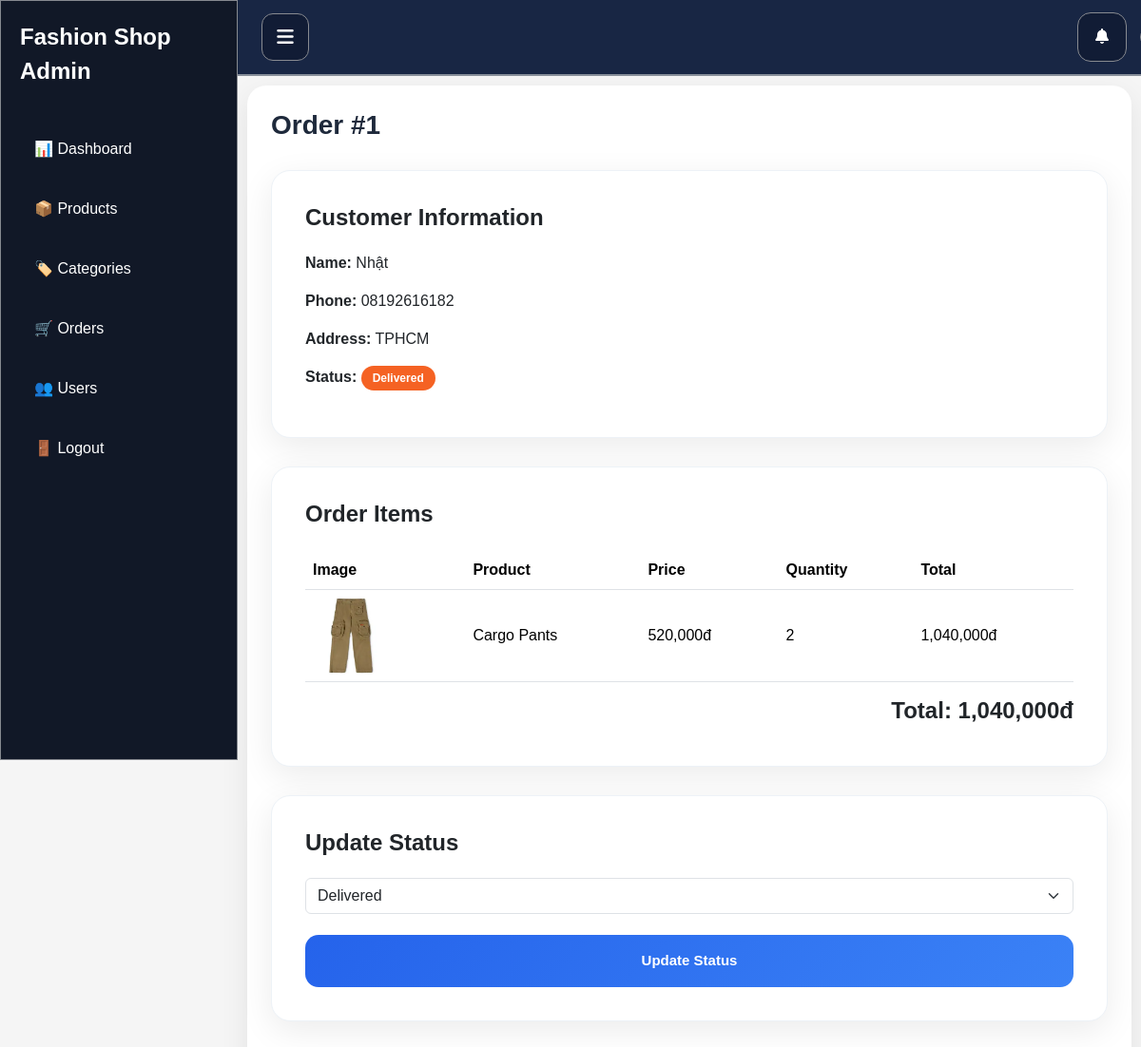
Page /admin/orders/detail.php?id=1 on the committed database.
### tables this page shows
CREATE TABLE `orders` (
  `id` int(11) NOT NULL,
  `user_id` int(11) NOT NULL,
  `customer_name` varchar(100) NOT NULL,
  `customer_phone` varchar(20) NOT NULL,
  `customer_email` varchar(100) DEFAULT NULL,
  `shipping_address` text NOT NULL,
  `city` varchar(50) DEFAULT NULL,
  `district` varchar(50) DEFAULT NULL,
  `note` text DEFAULT NULL,
  `payment_method` varchar(30) NOT NULL DEFAULT 'cod',
  `subtotal` decimal(12,0) NOT NULL,
  `shipping_fee` decimal(12,0) NOT NULL DEFAULT 0,
  `total` decimal(12,0) NOT NULL,
  `status` varchar(20) NOT NULL DEFAULT 'pending',
  `created_at` timestamp NOT NULL DEFAULT current_timestamp()
);

CREATE TABLE `order_items` (
  `id` int(11) NOT NULL,
  `order_id` int(11) NOT NULL,
  `product_id` int(11) NOT NULL,
  `product_name` varchar(200) NOT NULL,
  `product_image` varchar(255) DEFAULT NULL,
  `quantity` int(11) NOT NULL DEFAULT 1,
  `price` decimal(12,0) NOT NULL
);

CREATE TABLE `products` (
  `id` int(11) NOT NULL,
  `category_id` int(11) NOT NULL,
  `name` varchar(255) NOT NULL,
  `price` decimal(10,2) NOT NULL,
  `image` varchar(255) DEFAULT NULL,
  `description` text DEFAULT NULL,
  `stock` int(11) DEFAULT 0,
  `created_at` timestamp NOT NULL DEFAULT current_timestamp(),
  `sold` int(11) DEFAULT 0,
  `discount_percent` int(3) DEFAULT 0,
  `badge` varchar(20) DEFAULT NULL,
  `rating` decimal(2,1) DEFAULT 0.0,
  `review_count` int(11) DEFAULT 0
);

### admin/orders/detail.php (the view, shortened to what this page needs)
<?php
include("../../config/config.php");
$order_id = $_GET['id'];
$order_sql = "
    SELECT *
    FROM orders
    WHERE id = $order_id
";
$order_result = mysqli_query($conn, $order_sql);
$order = mysqli_fetch_assoc($order_result);
$items_sql = "
SELECT
    order_items.*,
    products.name,
    products.image
FROM order_items
LEFT JOIN products
ON order_items.product_id = products.id
WHERE order_items.order_id = $order_id
";
$items = mysqli_query($conn, $items_sql);
?>
<!DOCTYPE html>
<html>
<head>
    <link
    href="https://cdn.jsdelivr.net/npm/bootstrap@5.3.3/dist/css/bootstrap.min.css"
    rel="stylesheet">
    <link
    rel="stylesheet"
    href="../assets/css/admin.css">
</head>
<body>
<div class="admin-layout">
    <?php include("../includes/sidebar.php"); ?>
    <div class="main-content">
        <?php include("../includes/header.php"); ?>
        <div class="table-card">
            <h2 class="mb-4" style="font-size: 28px; font-weight: 700; color: #1e293b; margin-bottom: 30px; position: relative;">
                Order #<?= $order['id'] ?>
            </h2>
            <div class="table-border">
                <h4 class="mb-3" style="font-weight: bold;">
                    Customer Information
                </h4>
                <p>
                    <strong>Name:</strong>
                    <?= $order['customer_name'] ?>
                </p>
                <p>
                    <strong>Phone:</strong>
                    <?= $order['customer_phone'] ?>
                </p>
                <p>
                    <strong>Address:</strong>
                    <?= $order['shipping_address'] ?>
                </p>
                <p>
                    <strong>Status:</strong>
                    <span class="status-badge" style="background: <?= $order['status'] == 'Delivered' ? '#f56223'
                    : ($order['status'] == 'Confirmed' ? '#f33d7c'
                    : ($order['status'] == 'Shipping' ? '#1bce51'
                    : ($order['status'] == 'Cancelled' ? '#3c7de6' : '#ecbf0e'))) ?>;">
                        <?= $order['status'] ?>
                    </span>
                </p>
            </div>
            <div class="table-border mt-4">
                <h4 class="mb-4" style="font-weight: bold;">
                    Order Items
                </h4>
                <table class="table align-middle">
                    <thead>
                        <tr>
                            <th>Image</th>
                            <th>Product</th>
                            <th>Price</th>
                            <th>Quantity</th>
                            <th>Total</th>
                        </tr>
                    </thead>
                    <tbody>
                    <?php
                    $grand_total = 0;
                    while($item = mysqli_fetch_assoc($items)):
                        $line_total =
                            $item['price']
                            * $item['quantity'];
                        $grand_total += $line_total;
                    ?>
                        <tr>
                            <td>
                                <img
                                src="../../assets/uploads/products/<?= $item['image'] ?>"
                                width="70"
                                class="product-image">
                            </td>
                            <td>
                                <?= $item['name'] ?>
                            </td>
                            <td>
                                <?= number_format($item['price']) ?>đ
                            </td>
                            <td>
                                <?= $item['quantity'] ?>
                            </td>
                            <td>
                                <?= number_format($line_total) ?>đ
                            </td>
                        </tr>
                    <?php endwhile; ?>
                    </tbody>
                </table>
                <div class="text-end mt-3">
                    <h4 style="font-weight: bold;">
                        Total:
                        <?= number_format($grand_total) ?>đ
                    </h4>
                </div>
            </div>
            <div class="table-border mt-4">
                <h4 class="mb-3" style="font-weight: bold;">
                    Update Status
                </h4>
                <form
                action="update_status.php"
                method="POST">
                    <select
                    name="status"
                    class="form-select mb-3">
                        <option
                        <?= $order['status']=="Delivered" ? "selected" : "" ?>>
                        Delivered
                        </option>
                    </select>
                    <button
                    type="submit"
                    class="btn-product-save">
                        Update Status
                    </button>
                </form>
            </div>
        </div>
    </div>
</div>
</body>
</html>

### admin/assets/css/admin.css (style rules this page uses)
* { margin: 0; padding: 0; box-sizing: border-box; }
body { font-family: Arial, sans-serif; background: #f5f5f5; margin: 0; }
.admin-layout { display: flex; }
.main-content { margin-left: 260px; width: calc(100% - 260px); padding: 0; }
.table-border { max-width: 900px; margin: 30px auto; background: #fff; border-radius: 20px; padding: 35px; box-shadow: 0 10px 35px rgba(0,0,0,.08); border: 1px solid #edf2f7; }
.product-image { width: 80px; height: 80px; object-fit: cover; border-radius: 8px; }
.status-badge { color: white; padding: 6px 12px; border-radius: 20px; font-size: 13px; font-weight: 600; }
.mb-3 { margin-bottom:22px !important; }
.btn-product-save { width:100%; height:55px; border:none; border-radius:14px; background:linear-gradient( 135deg, #2563eb, #3b82f6 ); color:#fff; font-size:15px; font-weight:700; transition:.3s; }
.table-card { background:#fff; border-radius:20px; padding:25px; box-shadow:0 10px 30px rgba(0,0,0,.08); margin: 90px 10px 10px 0px; }
.status-badge { padding:6px 12px; border-radius:30px; font-size:12px; font-weight:600; }

### rows in the picture
orders: id "1", customer_name "Nhật", customer_phone "08192616182", shipping_address "TPHCM", status "Delivered"
order_items: product.image (picture), product.name "Cargo Pants", price "520,000", quantity "2", line_total "1,040,000"

### other values in the picture
$grand_total "1,040,000"
